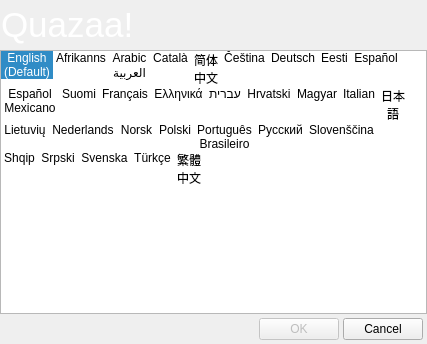
<?xml version="1.0" encoding="UTF-8"?>
<ui version="4.0">
 <class>DialogLanguage</class>
 <widget class="QDialog" name="DialogLanguage">
  <property name="windowModality">
   <enum>Qt::ApplicationModal</enum>
  </property>
  <property name="geometry">
   <rect>
    <x>0</x>
    <y>0</y>
    <width>427</width>
    <height>344</height>
   </rect>
  </property>
  <property name="windowTitle">
   <string>Select Language</string>
  </property>
  <property name="windowIcon">
   <iconset>
    <normaloff>:/Actions/Graphics/Actions/ChooseLanguage.png</normaloff>:/Actions/Graphics/Actions/ChooseLanguage.png</iconset>
  </property>
  <property name="modal">
   <bool>true</bool>
  </property>
  <layout class="QGridLayout" name="gridLayout_2">
   <property name="margin">
    <number>0</number>
   </property>
   <property name="spacing">
    <number>0</number>
   </property>
   <item row="0" column="0">
    <widget class="QFrame" name="frameCommonHeader">
     <property name="minimumSize">
      <size>
       <width>0</width>
       <height>50</height>
      </size>
     </property>
     <property name="maximumSize">
      <size>
       <width>16777215</width>
       <height>50</height>
      </size>
     </property>
     <property name="styleSheet">
      <string notr="true">background-image: url(:/Graphics/Graphics/HeaderBackground.png);</string>
     </property>
     <property name="frameShape">
      <enum>QFrame::NoFrame</enum>
     </property>
     <property name="frameShadow">
      <enum>QFrame::Raised</enum>
     </property>
     <layout class="QGridLayout" name="gridLayout_23">
      <property name="margin">
       <number>1</number>
      </property>
      <property name="spacing">
       <number>0</number>
      </property>
      <item row="0" column="0">
       <widget class="QLabel" name="labelCommonHeader">
        <property name="styleSheet">
         <string notr="true">background-color: transparent;</string>
        </property>
        <property name="text">
         <string>&lt;!DOCTYPE HTML PUBLIC &quot;-//W3C//DTD HTML 4.0//EN&quot; &quot;http://www.w3.org/TR/REC-html40/strict.dtd&quot;&gt;
&lt;html&gt;&lt;head&gt;&lt;meta name=&quot;qrichtext&quot; content=&quot;1&quot; /&gt;&lt;style type=&quot;text/css&quot;&gt;
p, li { white-space: pre-wrap; }
&lt;/style&gt;&lt;/head&gt;&lt;body style=&quot; font-family:'MS Shell Dlg 2'; font-size:8.25pt; font-weight:400; font-style:normal;&quot;&gt;
&lt;p style=&quot; margin-top:0px; margin-bottom:0px; margin-left:0px; margin-right:0px; -qt-block-indent:0; text-indent:0px;&quot;&gt;&lt;img src=&quot;:/Graphics/Graphics/Quazaa48.png&quot; /&gt;&lt;/p&gt;&lt;/body&gt;&lt;/html&gt;</string>
        </property>
       </widget>
      </item>
      <item row="0" column="1">
       <widget class="QLabel" name="label">
        <property name="sizePolicy">
         <sizepolicy hsizetype="MinimumExpanding" vsizetype="Preferred">
          <horstretch>0</horstretch>
          <verstretch>0</verstretch>
         </sizepolicy>
        </property>
        <property name="styleSheet">
         <string notr="true">color: rgb(255, 255, 255);</string>
        </property>
        <property name="text">
         <string>&lt;!DOCTYPE HTML PUBLIC &quot;-//W3C//DTD HTML 4.0//EN&quot; &quot;http://www.w3.org/TR/REC-html40/strict.dtd&quot;&gt;
&lt;html&gt;&lt;head&gt;&lt;meta name=&quot;qrichtext&quot; content=&quot;1&quot; /&gt;&lt;style type=&quot;text/css&quot;&gt;
p, li { white-space: pre-wrap; }
&lt;/style&gt;&lt;/head&gt;&lt;body style=&quot; font-family:'MS Shell Dlg 2'; font-size:8.25pt; font-weight:400; font-style:normal;&quot;&gt;
&lt;p style=&quot; margin-top:0px; margin-bottom:0px; margin-left:0px; margin-right:0px; -qt-block-indent:0; text-indent:0px;&quot;&gt;&lt;span style=&quot; font-size:26pt;&quot;&gt;Quazaa!&lt;/span&gt;&lt;/p&gt;&lt;/body&gt;&lt;/html&gt;</string>
        </property>
       </widget>
      </item>
     </layout>
    </widget>
   </item>
   <item row="1" column="0">
    <widget class="QListWidget" name="listWidgetLanguages">
     <property name="viewMode">
      <enum>QListView::IconMode</enum>
     </property>
     <property name="wordWrap">
      <bool>true</bool>
     </property>
     <property name="currentRow">
      <number>0</number>
     </property>
     <property name="sortingEnabled">
      <bool>false</bool>
     </property>
     <item>
      <property name="text">
       <string>English (Default)</string>
      </property>
      <property name="icon">
       <iconset>
        <normaloff>:/Languages/Graphics/Languages/default-en.png</normaloff>:/Languages/Graphics/Languages/default-en.png</iconset>
      </property>
     </item>
     <item>
      <property name="text">
       <string>Afrikanns</string>
      </property>
      <property name="icon">
       <iconset>
        <normaloff>:/Languages/Graphics/Languages/default-af.png</normaloff>:/Languages/Graphics/Languages/default-af.png</iconset>
      </property>
     </item>
     <item>
      <property name="text">
       <string>Arabic العربية</string>
      </property>
      <property name="icon">
       <iconset>
        <normaloff>:/Languages/Graphics/Languages/default-ar.png</normaloff>:/Languages/Graphics/Languages/default-ar.png</iconset>
      </property>
     </item>
     <item>
      <property name="text">
       <string>Català</string>
      </property>
      <property name="icon">
       <iconset>
        <normaloff>:/Languages/Graphics/Languages/default-ca.png</normaloff>:/Languages/Graphics/Languages/default-ca.png</iconset>
      </property>
     </item>
     <item>
      <property name="text">
       <string>简体中文</string>
      </property>
      <property name="icon">
       <iconset>
        <normaloff>:/Languages/Graphics/Languages/default-chs.png</normaloff>:/Languages/Graphics/Languages/default-chs.png</iconset>
      </property>
     </item>
     <item>
      <property name="text">
       <string>Čeština</string>
      </property>
      <property name="icon">
       <iconset>
        <normaloff>:/Languages/Graphics/Languages/default-cz.png</normaloff>:/Languages/Graphics/Languages/default-cz.png</iconset>
      </property>
     </item>
     <item>
      <property name="text">
       <string>Deutsch</string>
      </property>
      <property name="icon">
       <iconset>
        <normaloff>:/Languages/Graphics/Languages/default-de.png</normaloff>:/Languages/Graphics/Languages/default-de.png</iconset>
      </property>
     </item>
     <item>
      <property name="text">
       <string>Eesti</string>
      </property>
      <property name="icon">
       <iconset>
        <normaloff>:/Languages/Graphics/Languages/default-ee.png</normaloff>:/Languages/Graphics/Languages/default-ee.png</iconset>
      </property>
     </item>
     <item>
      <property name="text">
       <string>Español</string>
      </property>
      <property name="icon">
       <iconset>
        <normaloff>:/Languages/Graphics/Languages/default-es.png</normaloff>:/Languages/Graphics/Languages/default-es.png</iconset>
      </property>
     </item>
     <item>
      <property name="text">
       <string>Español Mexicano</string>
      </property>
      <property name="icon">
       <iconset>
        <normaloff>:/Languages/Graphics/Languages/default-es-mx.png</normaloff>:/Languages/Graphics/Languages/default-es-mx.png</iconset>
      </property>
     </item>
     <item>
      <property name="text">
       <string>Suomi</string>
      </property>
      <property name="icon">
       <iconset>
        <normaloff>:/Languages/Graphics/Languages/default-fi.png</normaloff>:/Languages/Graphics/Languages/default-fi.png</iconset>
      </property>
     </item>
     <item>
      <property name="text">
       <string>Français</string>
      </property>
      <property name="icon">
       <iconset>
        <normaloff>:/Languages/Graphics/Languages/default-fr.png</normaloff>:/Languages/Graphics/Languages/default-fr.png</iconset>
      </property>
     </item>
     <item>
      <property name="text">
       <string>Ελληνικά</string>
      </property>
      <property name="icon">
       <iconset>
        <normaloff>:/Languages/Graphics/Languages/default-gr.png</normaloff>:/Languages/Graphics/Languages/default-gr.png</iconset>
      </property>
     </item>
     <item>
      <property name="text">
       <string>עברית</string>
      </property>
      <property name="icon">
       <iconset>
        <normaloff>:/Languages/Graphics/Languages/default-heb.png</normaloff>:/Languages/Graphics/Languages/default-heb.png</iconset>
      </property>
     </item>
     <item>
      <property name="text">
       <string>Hrvatski</string>
      </property>
      <property name="icon">
       <iconset>
        <normaloff>:/Languages/Graphics/Languages/default-sr.png</normaloff>:/Languages/Graphics/Languages/default-sr.png</iconset>
      </property>
     </item>
     <item>
      <property name="text">
       <string>Magyar</string>
      </property>
      <property name="icon">
       <iconset>
        <normaloff>:/Languages/Graphics/Languages/default-hu.png</normaloff>:/Languages/Graphics/Languages/default-hu.png</iconset>
      </property>
     </item>
     <item>
      <property name="text">
       <string>Italian</string>
      </property>
      <property name="icon">
       <iconset>
        <normaloff>:/Languages/Graphics/Languages/default-it.png</normaloff>:/Languages/Graphics/Languages/default-it.png</iconset>
      </property>
     </item>
     <item>
      <property name="text">
       <string>日本語</string>
      </property>
      <property name="icon">
       <iconset>
        <normaloff>:/Languages/Graphics/Languages/default-ja.png</normaloff>:/Languages/Graphics/Languages/default-ja.png</iconset>
      </property>
     </item>
     <item>
      <property name="text">
       <string>Lietuvių</string>
      </property>
      <property name="icon">
       <iconset>
        <normaloff>:/Languages/Graphics/Languages/default-lt.png</normaloff>:/Languages/Graphics/Languages/default-lt.png</iconset>
      </property>
     </item>
     <item>
      <property name="text">
       <string>Nederlands</string>
      </property>
      <property name="icon">
       <iconset>
        <normaloff>:/Languages/Graphics/Languages/default-nl.png</normaloff>:/Languages/Graphics/Languages/default-nl.png</iconset>
      </property>
     </item>
     <item>
      <property name="text">
       <string>Norsk</string>
      </property>
      <property name="icon">
       <iconset>
        <normaloff>:/Languages/Graphics/Languages/default-no.png</normaloff>:/Languages/Graphics/Languages/default-no.png</iconset>
      </property>
     </item>
     <item>
      <property name="text">
       <string>Polski</string>
      </property>
      <property name="icon">
       <iconset>
        <normaloff>:/Languages/Graphics/Languages/default-pl.png</normaloff>:/Languages/Graphics/Languages/default-pl.png</iconset>
      </property>
     </item>
     <item>
      <property name="text">
       <string>Português Brasileiro</string>
      </property>
      <property name="icon">
       <iconset>
        <normaloff>:/Languages/Graphics/Languages/default-pt-br.png</normaloff>:/Languages/Graphics/Languages/default-pt-br.png</iconset>
      </property>
     </item>
     <item>
      <property name="text">
       <string>Pусский</string>
      </property>
      <property name="icon">
       <iconset>
        <normaloff>:/Languages/Graphics/Languages/default-ru.png</normaloff>:/Languages/Graphics/Languages/default-ru.png</iconset>
      </property>
     </item>
     <item>
      <property name="text">
       <string>Slovenščina</string>
      </property>
      <property name="icon">
       <iconset>
        <normaloff>:/Languages/Graphics/Languages/default-sl-si.png</normaloff>:/Languages/Graphics/Languages/default-sl-si.png</iconset>
      </property>
     </item>
     <item>
      <property name="text">
       <string>Shqip</string>
      </property>
      <property name="icon">
       <iconset>
        <normaloff>:/Languages/Graphics/Languages/default-sq.png</normaloff>:/Languages/Graphics/Languages/default-sq.png</iconset>
      </property>
     </item>
     <item>
      <property name="text">
       <string>Srpski</string>
      </property>
      <property name="icon">
       <iconset>
        <normaloff>:/Languages/Graphics/Languages/default-hr.png</normaloff>:/Languages/Graphics/Languages/default-hr.png</iconset>
      </property>
     </item>
     <item>
      <property name="text">
       <string>Svenska</string>
      </property>
      <property name="icon">
       <iconset>
        <normaloff>:/Languages/Graphics/Languages/default-sv.png</normaloff>:/Languages/Graphics/Languages/default-sv.png</iconset>
      </property>
     </item>
     <item>
      <property name="text">
       <string>Türkçe</string>
      </property>
      <property name="icon">
       <iconset>
        <normaloff>:/Languages/Graphics/Languages/default-tr.png</normaloff>:/Languages/Graphics/Languages/default-tr.png</iconset>
      </property>
     </item>
     <item>
      <property name="text">
       <string>繁體中文</string>
      </property>
      <property name="icon">
       <iconset>
        <normaloff>:/Languages/Graphics/Languages/default-tw.png</normaloff>:/Languages/Graphics/Languages/default-tw.png</iconset>
      </property>
     </item>
    </widget>
   </item>
   <item row="2" column="0">
    <layout class="QGridLayout" name="gridLayout">
     <property name="margin">
      <number>4</number>
     </property>
     <property name="spacing">
      <number>4</number>
     </property>
     <item row="0" column="0">
      <spacer name="horizontalSpacer">
       <property name="orientation">
        <enum>Qt::Horizontal</enum>
       </property>
       <property name="sizeHint" stdset="0">
        <size>
         <width>40</width>
         <height>20</height>
        </size>
       </property>
      </spacer>
     </item>
     <item row="0" column="1">
      <widget class="QPushButton" name="pushButtonOK">
       <property name="enabled">
        <bool>false</bool>
       </property>
       <property name="text">
        <string>OK</string>
       </property>
      </widget>
     </item>
     <item row="0" column="2">
      <widget class="QPushButton" name="pushButtonCancel">
       <property name="text">
        <string>Cancel</string>
       </property>
      </widget>
     </item>
    </layout>
   </item>
  </layout>
 </widget>
 <resources/>
 <connections/>
</ui>
